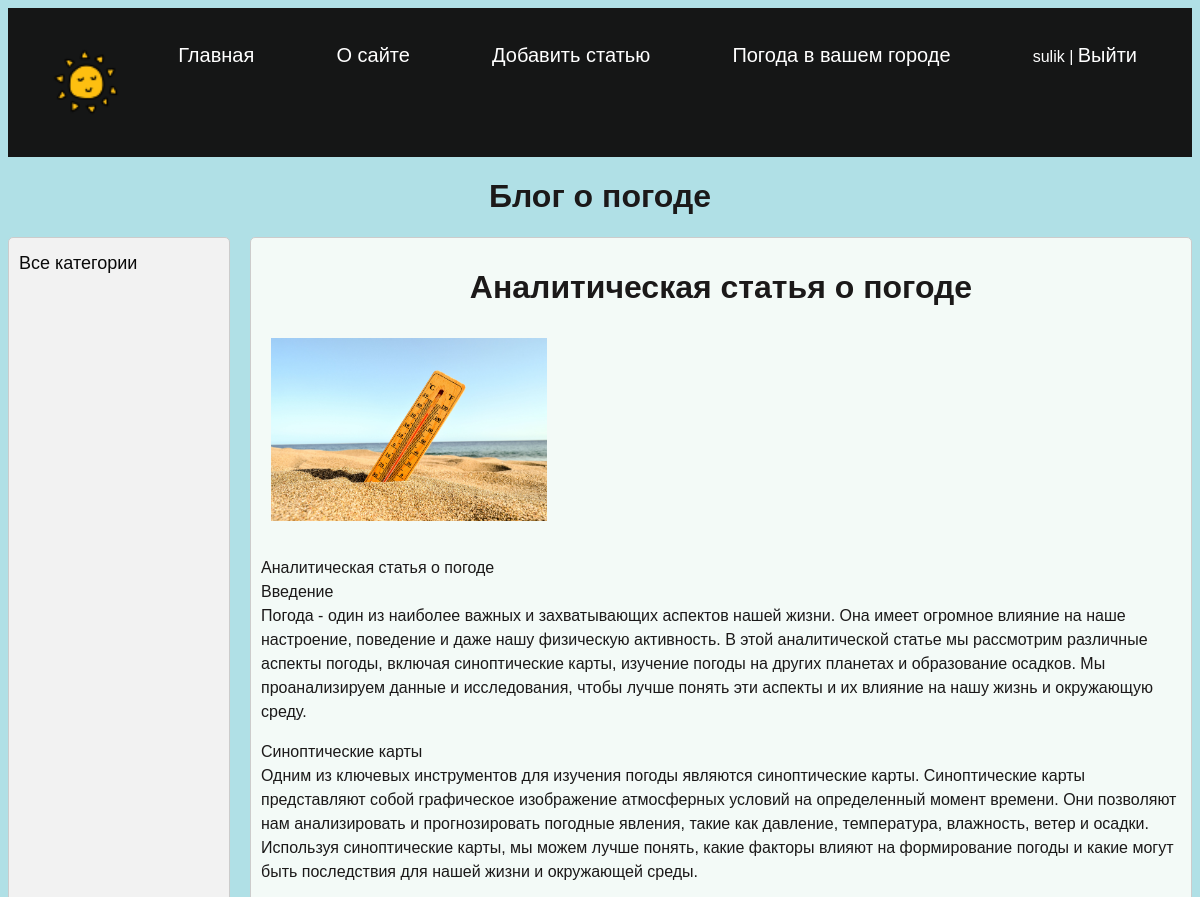
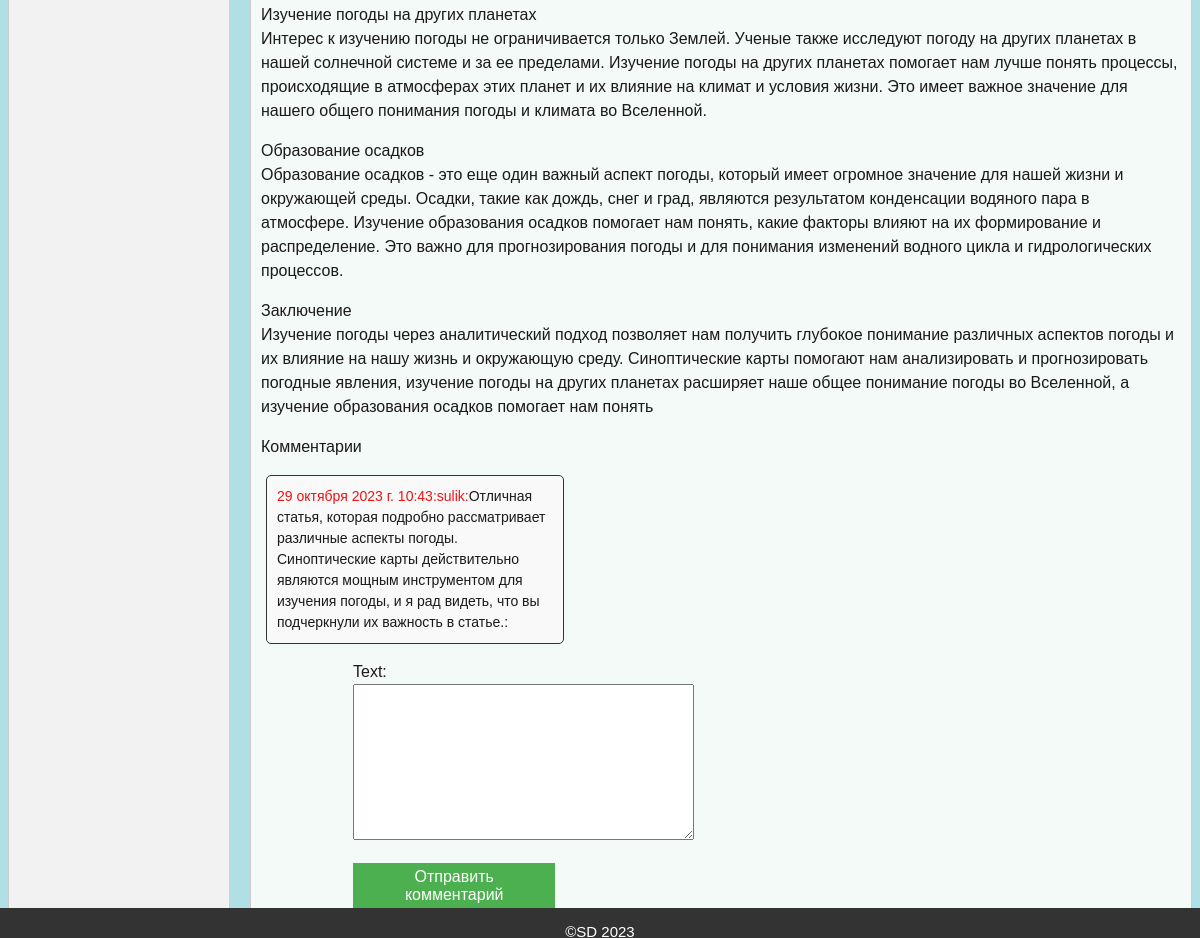
/post/analiticheskaya-statya-o-pogode/ (signed in), run on the app's committed database (2 pictures, top to bottom).
### blog/models.py (models this page shows, shortened)
class Blog(models.Model):
    title = models.CharField(max_length=255)
    slug = models.SlugField(max_length=255, unique=True, db_index=True, verbose_name="URL")
    content = models.TextField(blank=False)
    photo = models.ImageField(upload_to='blog_images/')
    time_create = models.DateTimeField(auto_now_add=True)
    time_update = models.DateTimeField(auto_now=True)
    is_published = models.BooleanField(default=True)
    cat = models.ForeignKey('Category', on_delete=models.PROTECT, null=True)

class Comment(models.Model):
    user = models.ForeignKey(User, on_delete=models.SET_NULL, null=True)
    post = models.ForeignKey(Blog, on_delete=models.CASCADE)
    text = models.TextField()
    created_at = models.DateTimeField(auto_now_add=True)

### blog/views.py (the view, shortened to what this page needs)
# urls.py: path('post/<str:post_slug>/', views.ShowPostView.as_view(), name='post'),
class ShowPostView(View):
    def get(self, request, post_slug):
        post = get_object_or_404(Blog, slug=post_slug)
        comments = Comment.objects.filter(post=post)
        form = CommentForm()
        context = {
            'post': post,
            'comments': comments,
            'form': form,
            'menu': get_user_context()['menu'],
            'title': post.title,
            'cat_selected': 1,
        }
        return render(request, 'blog/post.html', context=context)

### blog/forms.py
class CommentForm(forms.ModelForm):
       class Meta:
           model = Comment
           fields = ('text',)

### blog/utils.py (called while the page is built)
def get_user_context():
    return {
        'menu': [
            {'title': "Главная", 'url_name': 'home'},
            {'title': "О сайте", 'url_name': 'about'},
            {'title': "Добавить статью", 'url_name': 'add_page'},
            {'title': "Погода в вашем городе", 'url_name': 'weather'},
        ]
    }

### blog/templates/blog/post.html (shortened to what this page needs)
{% extends 'blog/base.html' %}
{% block content %}
<h1>{{post.title}}</h1>
{% if post.photo %}
<p><img class="img-article-left" src="{{post.photo.url}}"></p>
{% endif %}
{{post.content|linebreaks}}
<p>Комментарии</p>
{% for comment in comments %}
        <p class="comment"><span class="username">{{ comment.created_at }}:{{ comment.user.username }}:</span>{{ comment.text }}: </p>
{% endfor %}
<form class="comment-form" method="post">
    {{ form.as_p }}
    <button type="submit">Отправить комментарий</button>
</form>
{% endblock %}

### blog/templates/blog/base.html (shortened to what this page needs)
{% load static %}
<!DOCTYPE html>
<html>
<head>
    <link rel="stylesheet" href="{% static 'css/style.css' %}">
</head>
<body>
    <div class="header">
        <div class="wrap">
            {% block mainmenu %}
            <div class="header">
                <ul id="mainmenu" class="mainmenu">
                <li class="logo"><a href="{% url 'home' %}"><img src="{% static 'blog/logovaz.png' %}" alt=""><div class="logo"></div></a></li>
    {% for m in menu %}
                <li><a href="{% url m.url_name %}">{{m.title}}</a></li>
    {% endfor %}
                    {% if user.is_authenticated %}
                    <li class="last"> {{user.username}} | <a href="{% url 'logout' %}">Выйти</a></li>
                    {% else %}
                        <li class="last"><a href="{% url 'register' %}">Регистрация </a>| <a href="{% url 'login' %}">Войти</a></li>
                    {% endif %}
                    </ul>
            </div>
    {% endblock mainmenu %}
        </div>
    </div>
    <h1>Блог о погоде</h1>
    <div class="content-wrap">
        <div class="sidebar">
            {% if cat_selected == 0 %}
                <li class="selected">Все категории</li>
            {% else %}
                <li><a href="{% url 'home' %}">Все категории</a></li>
            {% endif %}
        </div>
        <div class="blogs">
            {% block content %}
            {% endblock %}
        </div>
    </div>
<tr><td valign=top>
	<div class="footer">
		<p>&copy;SD 2023 </p>
	</div>
</td></tr></table>
</body>
</html>

### blog/static/css/style.css (style rules this page uses)
body { font-family: Arial, sans-serif; background-color: powderblue; color: rgb(88, 84, 84); }
.header { background-color: rgb(21, 22, 22); color: #fff; padding: 10px; }
.wrap { max-width: 1200px; margin: 0 auto; padding: 0 20px; }
.mainmenu { list-style: none; padding: 0; display: flex; justify-content: space-between; }
.mainmenu li { display: inline-block; margin-right: 15px; }
.mainmenu li a { font-size: 20px; color: #fff; text-decoration: none; }
h1 { text-align: center; color: rgb(27, 25, 25); }
.content-wrap { display: flex; }
.sidebar { background-color: #f2f2f2; padding: 10px; border: 1px solid #ccc; border-radius: 5px; flex: 0 0 200px; margin-right: 20px; }
.sidebar li { list-style-type: none; margin: 5px 0; }
.sidebar a { font-size: 18px; text-decoration: none; color: rgb(10, 10, 10); }
.blogs { flex: 1; background-color: rgb(243, 250, 247); padding: 10px; border: 1px solid #ccc; border-radius: 5px; }
.blogs p { color: rgb(27, 25, 25); line-height: 1.5; }
.img-article-left { width: 30%; margin: 10px; padding-bottom: 2px; }
form { display: block; margin-bottom: 10px; justify-content: center; align-items: center; }
button { padding: 5px 10px; font-size: 16px; background-color: #4CAF50; color: white; border: none; cursor: pointer; }
.footer { background-color: #333; color: #fff; font-size: 15px; text-align: center; padding: 0; position: fixed; left: 0; bottom: 0; height: 30px; width: 100%; box-sizing: border-box; }
.logo img { width: 150%; height: auto; }
.comment { font-size: 14px; color: #333; margin-bottom: 10px; padding: 10px; background-color: #f9f9f9; border-radius: 5px; }
.comment { border: 1px solid #333; padding: 10px; margin-bottom: 10px; border-radius: 5px; width: 30%; margin-left: 5px; margin-right: auto; }
.username { color: rgb(241, 18, 18); font-size: 14px; }
.comment-form { width: 22%; margin-left: 10%; }

### data on the page
Blog: title "Аналитическая статья о погоде", photo (picture), content "Аналитическая статья о погоде Введение Погода - один из наиболее важных и захватывающих аспектов нашей жизни. Она имеет огромное влияние на наше настроение, поведение и даже нашу физическую активность. В этой аналитической статье мы рассмотрим различные аспекты погоды, включая синоптические карты, изучение погоды на других планетах и образование осадков. Мы проанализируем данные и исследования, чтобы лучше понять эти аспекты и их влияние на нашу жизнь и окружающую среду. Синоптические карты Одним из ключевых инструментов для изучения погоды являются синоптические карты. Синоптические карты представляют собой графическое изображение атмосферных условий на определенный момент времени. Они…"
Comment: created_at "29 октября 2023 г. 10:43", user.username "sulik", text "Отличная статья, которая подробно рассматривает различные аспекты погоды. Синоптические карты действительно являются мощным инструментом для изучения погоды, и я рад видеть, что вы подчеркнули их важность в статье."

### other printed values
{{ m.title }} "Главная" "О сайте" "Добавить статью" "Погода в вашем городе"
{{ user.username }} "sulik"
